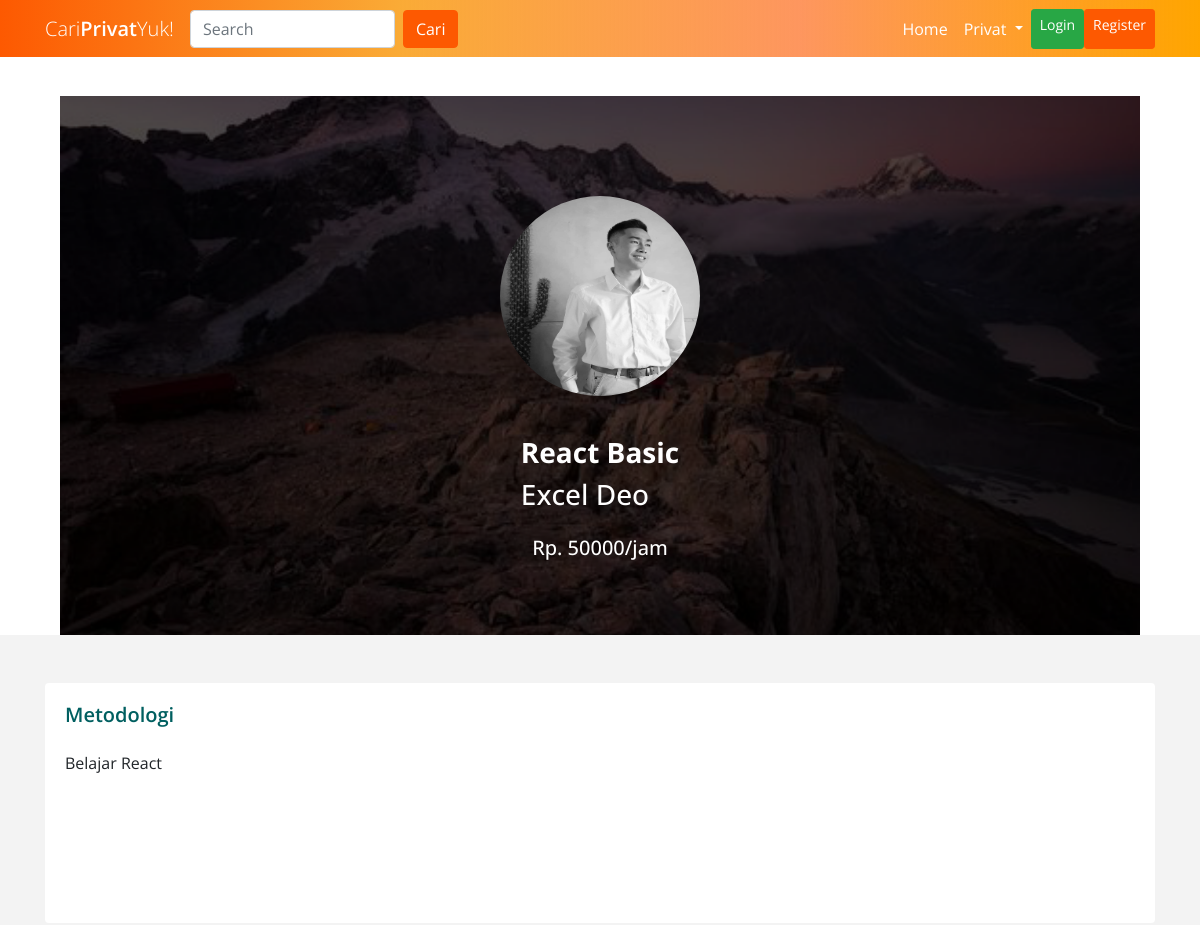
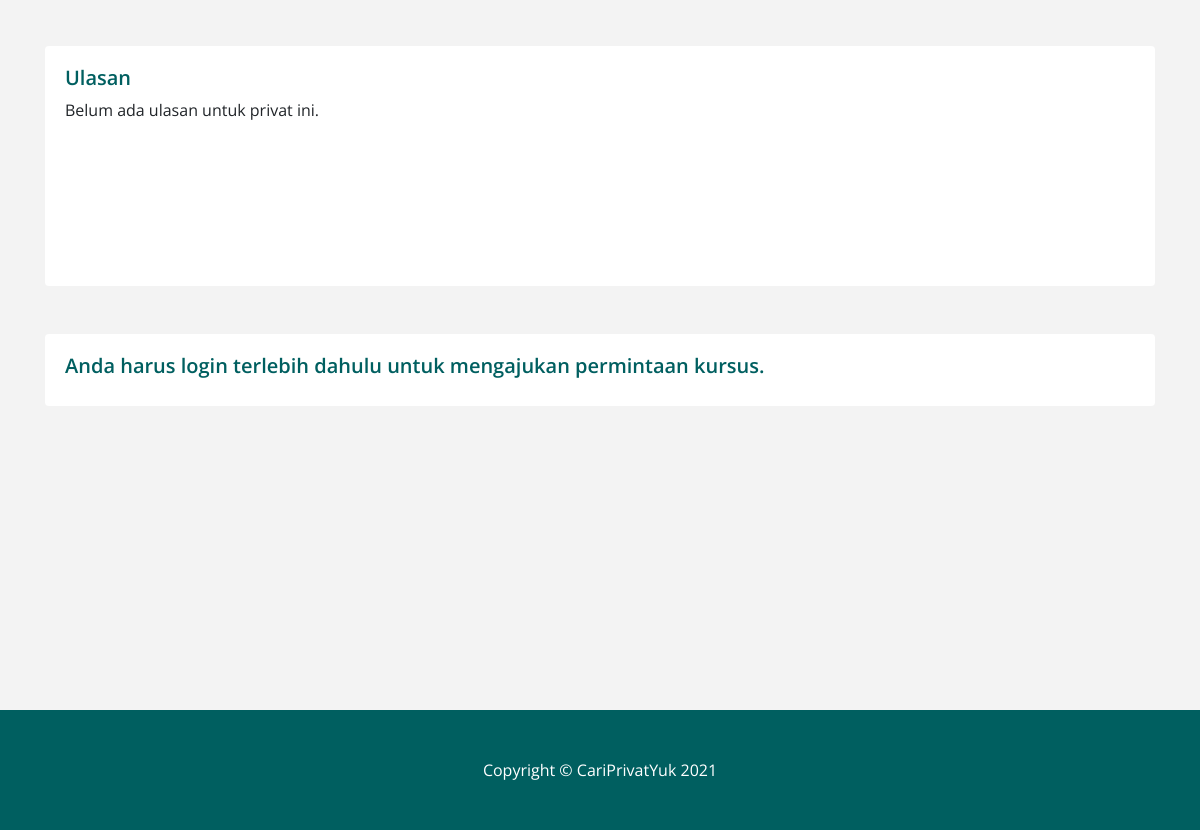
/privat/index.php?id=5, run on the app's committed database (2 pictures, top to bottom).
### tables this page shows
CREATE TABLE `privates` (
  `id` int(10) unsigned NOT NULL AUTO_INCREMENT,
  `title` varchar(255) NOT NULL,
  `category_id` int(10) unsigned NOT NULL,
  `tutor_id` int(10) unsigned NOT NULL,
  `price_per_hour` int(11) NOT NULL,
  `pelaksanaan_online` int(11) NOT NULL,
  `pelaksanaan_offline` int(11) NOT NULL,
  `method` longtext NOT NULL,
  PRIMARY KEY (`id`),
  KEY `category_id` (`category_id`),
  KEY `tutor_id` (`tutor_id`),
  CONSTRAINT `privates_ibfk_1` FOREIGN KEY (`category_id`) REFERENCES `categories` (`id`),
  CONSTRAINT `privates_ibfk_2` FOREIGN KEY (`tutor_id`) REFERENCES `tutors` (`id`)
);

CREATE TABLE `tutors` (
  `id` int(10) unsigned NOT NULL AUTO_INCREMENT,
  `fullname` varchar(255) NOT NULL,
  `address` varchar(255) NOT NULL,
  `email` varchar(255) NOT NULL,
  `password` varchar(255) NOT NULL,
  `path_ktp` varchar(255) NOT NULL,
  `path_foto` varchar(255) NOT NULL,
  PRIMARY KEY (`id`)
);

### privat/index.php (the view, shortened to what this page needs)
<?php
    $path = $_SERVER['DOCUMENT_ROOT'];
    $privat_image = "/CariPrivatYuk-PWEB/berkas/foto_tutor/";
?>
<!DOCTYPE html>
<html lang="en">
<head>
    <link href="../assets/main_resources/vendor/bootstrap/css/bootstrap.min.css" rel="stylesheet">
    <link href="../assets/main_resources/css/modern-business.css" rel="stylesheet">
    <link href="../assets/main_resources/css/style.css" rel="stylesheet">
    <link rel="stylesheet" href="https://cdnjs.cloudflare.com/ajax/libs/font-awesome/5.15.1/css/all.min.css"
 />
</head>
<body>
    <?php include($path.'/CariPrivatYuk-PWEB/partials/navbars/nav-orange.php'); ?>
    <?php
        $privat_id = $_GET['id'];
        $con = open_connection();
        $query = "
            SELECT P.id AS privat_id,P.method AS metodologi_privat, P.pelaksanaan_offline AS offline,P.pelaksanaan_online AS online, P.title AS judul_privat, T.fullname AS nama_tutor,T.id AS id_tutor, P.price_per_hour AS harga_privat, T.path_foto AS foto_privat
            FROM privates P
            INNER JOIN tutors T ON T.id = P.tutor_id
            WHERE P.id=".$privat_id.";
        ";
        try {
            $data = $con->query($query);
        }catch (Exception $e){
            echo "Gagal mendapatkan data privat, " . $con->error;
        }
        if($data->num_rows>0){
            $rawData=$data->fetch_assoc();
        }
        $query2 = "
            SELECT R.id AS id_review, R.description AS deskripsi_review,U.fullname AS nama_user FROM reviews R
            INNER JOIN users U ON U.id = R.user_id
            WHERE R.privat_id=".$privat_id." ORDER BY R.privat_id DESC LIMIT 4;
        ";
        try {
            $data_ulasan = $con->query($query2);
        }catch (Exception $e){
            echo "Gagal mendapatkan data privat, " . $con->error;
        }
    ?>
    <div class="kotak">
        <div class="col kursus-head">
            <div>
                <img class="card-img-top" src="<?php echo $privat_image.$rawData['foto_privat']; ?>" alt=""
                    id="thumbPrivat">
            </div>
            <div class="col kursus-head">
                <div class="row child-div">
                    <div class="col-12">
                        <h3 class="judulprivat"><?php echo $rawData['judul_privat']?></h3>
                        <h3 class="judulprivat2" style="margin-bottom: 25px;"><?php echo $rawData['nama_tutor']?></h3>
                    </div>
                </div>
            </div>
            <div class="parent-div">
                <div class="row child-div d-flex">
                    <div>
                        <h5 style="color: white; margin-bottom: 75px">
                            <?php echo "Rp. ".$rawData['harga_privat']."/jam"?></h5>
                    </div>
                </div>
            </div>
        </div>
    </div>
    <div class="pt-5" style="background-color: #F3F3F3; height: 1000px;">
        <div class="container">
            <div class="row">
                <div class="col-lg-12">
                    <div class="row ">
                        <div class="col-12">
                            <div class="card border-0">
                                <div class="card-body" style="min-height:30vh">
                                    <h5 class="mb-4 kursus-body-header">Metodologi</h5>
                                    <p>
                                        <?php echo $rawData['metodologi_privat']?>
                                    </p>
                                </div>
                            </div>
                        </div>
                    </div>
                </div>
                <div class="col-lg-12 mt-5">
                    <div class="card border-0">
                        <div class="card-body" style="min-height:30vh">
                            <h5 class="kursus-body-header">
                                Ulasan
                            </h5>
                            <div class="row mt-2">
                                <div class="col-12 row">
                                    <div class="col-12">
                                        <?php if($data_ulasan->num_rows>0){
                                            while($rowUlasan =$data_ulasan->fetch_assoc()){
                                                echo '<p class="mt-2"><span style="color: blue; font-weight: bold;">'.$rowUlasan['nama_user'].'</span><br>'.$rowUlasan['deskripsi_review'].'</p>';
                                            }
                                        }else{
                                            echo '<p>Belum ada ulasan untuk privat ini.</p>';
                                        }
                                        ?>
                                    </div>
                                </div>
                            </div>
                        </div>
                    </div>
                    <?php
                    if(isset($_SESSION["login"])){
                    ?>
                    <div class="row" id="alert">
                        <div class="col-12 mt-5">
                            <div class="card border-0">
                                <div class="card-body">
                                    <?php require($_SERVER['DOCUMENT_ROOT'].'/CariPrivatYuk-PWEB/partials/flash_messages/flash.php'); ?>
                                    <div class="row">
                                        <div class="col-6">
                                            <h5 class="kursus-body-header" style="margin-bottom:20px">
                                                Pilih metode belajar
                                            </h5>
                                            <form method="POST" action="/CariPrivatYuk-PWEB/controller/createPrivatEnroll.php">
                                                <?php
                                                if($rawData['online']){?>
                                                <div class="form-check mb-3">
                                                    <input name="checkboxPelaksanaan[online]" class="form-check-input" type="checkbox" id="inlineCheckbox2" value="1">
                                                    <label class="form-check-label" for="inlineCheckbox2">Online</label>
                                                </div>
                                                <?php }?>
                                                <?php
                                                if($rawData['offline']){?>
                                                <div class="form-check mb-3">
                                                    <input name="checkboxPelaksanaan[offline]" class="form-check-input" type="checkbox" id="inlineCheckbox1" value="1">
                                                    <label class="form-check-label" for="inlineCheckbox1">Offline</label>
                                                </div>
                                                <?php }?>
                                        </div>
                                        <div class="col-">
                                            <h5 class="kursus-body-header" style="margin-bottom:20px">
                                                Pilih durasi belajar
                                            </h5>
                                                <div class="form-group">
                                                    <input type="text" class="form-control" id="durasiInput"
                                                        aria-describedby="durasiHelp" placeholder="Angka dimulai dari 1"
                                                        name="durasi_privat" required>
                                                    <small id="durasiHelp" class="form-text text-muted">Hanya
                                                        angka</small>
                                                </div>
                                                <input type="hidden" name="id_privat" value="<?php echo $rawData['privat_id']?>">
                                        </div>
                                    </div>
                                        <?php
                                            if(strcmp($_SESSION['role'],"tutor")!=0){
                                        ?>
                                        <button href="" type="submit" class="btn btn-primary"
                                            style="width:100%; margin-bottom:10px">Ajukan permintaan</button>
                                        <?php }else{ ?>
                                        <a href="#" type="submit" class="btn btn-secondary"
                                            style="width:100%; margin-bottom:10px; pointer-events: none;">Silahkan buat akun user untuk mengajukan privat.</a>
                                        <?php }?>
                                    </form>
                                </div>
                            </div>
                        </div>
                    </div>
                    <?php
                    }
                    else{
                    ?>
                    <div class="row">
                        <div class="col-12 mt-5">
                            <div class="card border-0">
                                <div class="card-body">
                                    <div class="row">
                                        <div class="col-12">
                                            <h5 class="kursus-body-header" class="mx-auto mt-20 mb-10">
                                                Anda harus login terlebih dahulu untuk mengajukan permintaan kursus.
                                            </h5>
                                        </div>
                                    </div>
                                </div>
                            </div>
                        </div>
                    </div>
                    <?php }?>
                </div>
            </div>
        </div>
    </div>
    <footer class="py-5">
        <div class="container">
            <p class="m-0 text-center text-white">Copyright &copy; CariPrivatYuk 2021</p>
        </div>
    </footer>
</body>
</html>

### assets/main_resources/css/modern-business.css (style rules this page uses)
body { padding-top: 56px; }

### assets/main_resources/css/style.css (style rules this page uses)
body { font-family: 'Open Sans'; }
footer { background-color: #005F60; }
.kursus-body-header { color: #005F60; font-weight: 600; }

### privat/index.php (style rules this page uses)
.kursus-head { margin-top: 40px; display: flex; justify-content: center; align-items: center; flex-direction: column; }
.child-div { height: 100%; }
#thumbPrivat { height: 200px !important; width: 200px !important; margin-top: 100px; border-radius: 150px; }
.kotak { margin-left: 5%; margin-right: 5%; background-image: url(../assets/main_resources/imgs/bgjunc.png); height: 100%; background-position: center; background-repeat: no-repeat; background-size: cover; }
.judulprivat { font-weight: bold; color: white; }
.judulprivat2 { color: white; }

### data on the page
privates: tutor.path_foto (picture), title "React Basic", tutor.fullname "Excel Deo", price_per_hour "50000", method "Belajar React"
